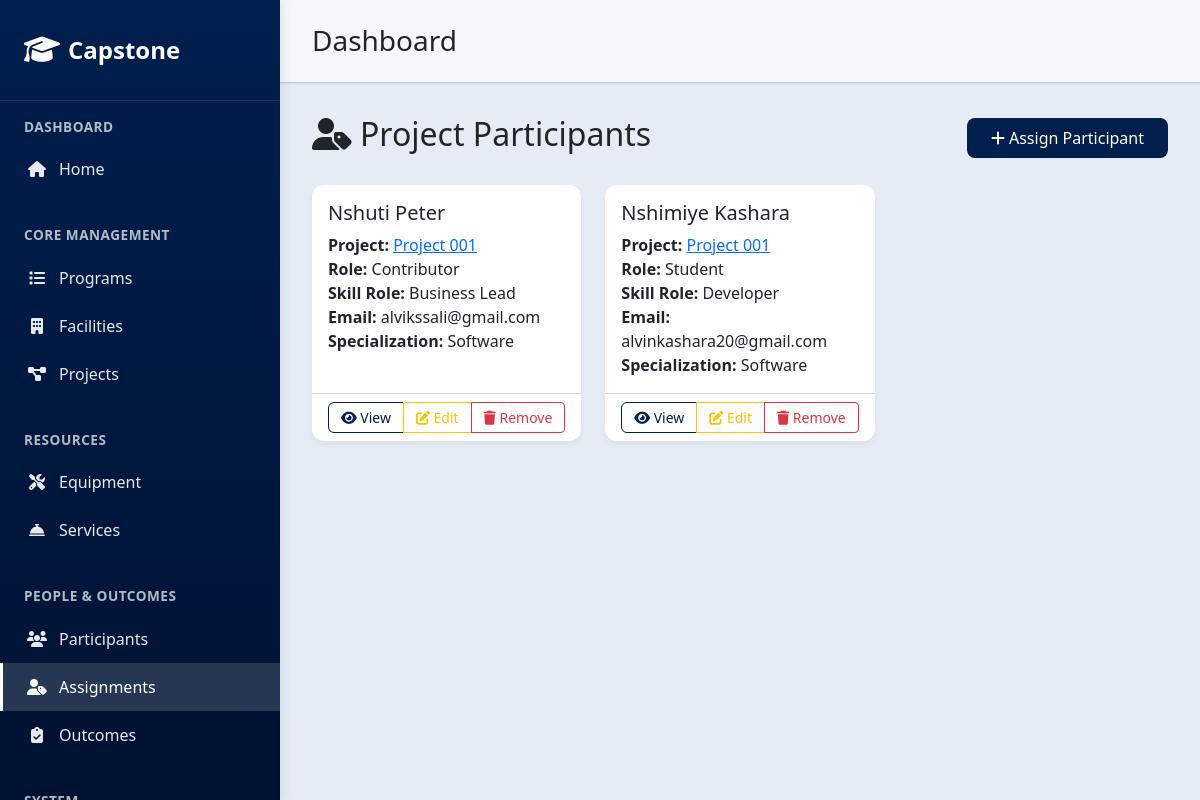
The app's page /projectparticipants/ with its own data.
### core/models.py (models this page shows, shortened)
class ProjectParticipant(models.Model):
    project = models.ForeignKey('Project', on_delete=models.CASCADE, related_name='project_participants')
    participant = models.ForeignKey('Participant', on_delete=models.CASCADE, related_name='project_participants')
    role_on_project = models.CharField(max_length=100, choices=(
        ('Student', 'Student'),
        ('Lecturer', 'Lecturer'),
        ('Contributor', 'Contributor'),
    ), default='Student')
    skill_role = models.CharField(max_length=100, choices=(
        ('Developer', 'Developer'),
        ('Engineer', 'Engineer'),
        ('Designer', 'Designer'),
        ('Business Lead', 'Business Lead'),
    ), default='Developer')
    class Meta:
        unique_together = ('project', 'participant')

class Participant(models.Model):
    participant_id = models.CharField(max_length=10, unique=True, blank=True, null=True)
    full_name = models.CharField(max_length=200, default='Unknown Participant')
    email = models.EmailField(unique=True, default='unknown@example.com')
    affiliation = models.CharField(max_length=100, choices=(
        ('CS', 'CS'),
        ('SE', 'SE'),
        ('Engineering', 'Engineering'),
        ('Other', 'Other'),
    ), default='Other')
    specialization = models.CharField(max_length=100, choices=(
        ('Software', 'Software'),
        ('Hardware', 'Hardware'),
        ('Business', 'Business'),
    ), default='Software')
    cross_skill_trained = models.BooleanField(default=False)
    institution = models.CharField(max_length=100, choices=(
        ('SCIT', 'SCIT'),
        ('CEDAT', 'CEDAT'),
        ('UniPod', 'UniPod'),
        ('UIRI', 'UIRI'),
        ('Lwera', 'Lwera'),
    ), default='SCIT')
    def __str__(self):
        return self.full_name

class Project(models.Model):
    project_id = models.CharField(max_length=10, unique=True, blank=True, null=True)
    program = models.ForeignKey('Program', on_delete=models.PROTECT, related_name='projects', null=True, blank=True)
    facility = models.ForeignKey('Facility', on_delete=models.PROTECT, related_name='projects', null=True, blank=True)
    title = models.CharField(max_length=200, default='New Project')
    nature_of_project = models.CharField(max_length=100, choices=(
        ('Research', 'Research'),
        ('Prototype', 'Prototype'),
        ('Applied', 'Applied'),
    ), default='Research')
    description = models.TextField(default='Project description')
    innovation_focus = models.CharField(max_length=255, blank=True, null=True)
    prototype_stage = models.CharField(max_length=100, choices=(
        ('Concept', 'Concept'),
        ('Prototype', 'Prototype'),
        ('MVP', 'MVP'),
        ('Market Launch', 'Market Launch'),
    ), blank=True, null=True)
    testing_requirements = models.TextField(blank=True, null=True)
    commercialization_plan = models.TextField(blank=True, null=True)
    def __str__(self):
        return self.title

### core/interfaces/controllers/project_participant_views.py (the view)
# urls.py: path('projectparticipants/', project_participant_views.ProjectParticipantListView.as_view(), name='projectparticipant_list'),
class ProjectParticipantListView(SearchFilterMixin, ListView):
    model = ProjectParticipant
    template_name = "core/projectparticipant_list.html"
    context_object_name = "projectparticipants"
    search_fields = ['project__title', 'participant__full_name', 'role_on_project']
    filter_fields = {
        'role_on_project': [],
        'skill_role': [],
        'project': [],
        'participant': [],
    }
    items_per_page = 15
    def __init__(self, **kwargs):
        super().__init__(**kwargs)
        self.filter_fields['role_on_project'] = get_model_field_choices(ProjectParticipant, 'role_on_project')
        self.filter_fields['skill_role'] = get_model_field_choices(ProjectParticipant, 'skill_role')
        self.filter_fields['project'] = get_related_model_choices(ProjectParticipant, 'project')
        self.filter_fields['participant'] = get_related_model_choices(ProjectParticipant, 'participant')
    def get_queryset(self):
        queryset = ProjectParticipant.objects.select_related('project', 'participant').all()
        search_query = self.get_search_query()
        queryset = self.apply_search(queryset, search_query)
        filter_params = self.get_filter_params()
        queryset = self.apply_filters(queryset, filter_params)
        return queryset.order_by('-id')
    def get_context_data(self, **kwargs):
        context = super().get_context_data(**kwargs)
        queryset = self.get_queryset()
        paginated_projectparticipants = self.get_paginated_queryset(queryset)
        context['projectparticipants'] = paginated_projectparticipants
        context['object_list'] = paginated_projectparticipants
        context['total_count'] = queryset.count()
        return context

### core/utils.py (called while the page is built, shortened)
def get_model_field_choices(model, field_name):
    field = model._meta.get_field(field_name)
    if hasattr(field, 'choices') and field.choices:
        return field.choices
    return []

def get_related_model_choices(model, field_name):
    field = model._meta.get_field(field_name)
    if hasattr(field, 'related_model'):
        related_model = field.related_model
        return [(obj.pk, str(obj)) for obj in related_model.objects.all()]
    return []

    def get_search_query(self):
        return self.request.GET.get('search', '').strip()

    def get_filter_params(self):
        filters = {}
        for field_name in self.filter_fields.keys():
            value = self.request.GET.get(field_name, '').strip()
            if value:
                filters[field_name] = value
        return filters

    def get_sort_param(self):
        sort_param = self.request.GET.get('sort', '').strip()
        if sort_param:
            field_name = sort_param.lstrip('-')
            if field_name in self.sortable_fields:
                return sort_param
        return None

    def get_items_per_page(self):
        try:
            per_page = int(self.request.GET.get('per_page', self.items_per_page))
            if per_page in [10, 15, 25, 50, 100]:
                return per_page
        except (ValueError, TypeError):
            pass
        return self.items_per_page

    def apply_search(self, queryset, search_query):
        if not search_query or not self.search_fields:
            return queryset

    def apply_filters(self, queryset, filter_params):
        for field_name, value in filter_params.items():
            if value:
                queryset = queryset.filter(**{field_name: value})
        return queryset

    def get_paginated_queryset(self, queryset):
        items_per_page = self.get_items_per_page()
        paginator = Paginator(queryset, items_per_page)
        page = self.request.GET.get('page', 1)
        try:
            objects = paginator.page(page)
        except PageNotAnInteger:
            objects = paginator.page(1)
        except EmptyPage:
            objects = paginator.page(paginator.num_pages)
        return objects

### core/templates/core/projectparticipant_list.html (shortened to what this page needs)
{% extends 'core/base.html' %}
{% block content %}
<div class="d-flex justify-content-between align-items-center mb-4">
  <h2><i class="fas fa-user-tag me-2"></i>Project Participants</h2>
  <a href="{% url 'projectparticipant_create' %}" class="btn btn-primary">
    <i class="fas fa-plus me-1"></i>Assign Participant
  </a>
</div>
{% if projectparticipants %}
  <div class="row">
    {% for pp in projectparticipants %}
      <div class="col-md-6 col-lg-4 mb-4">
        <div class="card h-100">
          <div class="card-body">
            <h5 class="card-title">{{ pp.participant.full_name }}</h5>
            <p class="card-text">
              <strong>Project:</strong> <a href="{% url 'project_detail' pp.project.pk %}">{{ pp.project.title }}</a><br>
              <strong>Role:</strong> {{ pp.role_on_project }}<br>
              <strong>Skill Role:</strong> {{ pp.skill_role }}<br>
              <strong>Email:</strong> {{ pp.participant.email }}<br>
              <strong>Specialization:</strong> {{ pp.participant.specialization }}
            </p>
          </div>
          <div class="card-footer bg-transparent">
            <div class="btn-group w-100" role="group">
              <a href="{% url 'projectparticipant_detail' pp.pk %}" class="btn btn-outline-primary btn-sm">
                <i class="fas fa-eye"></i> View
              </a>
              <a href="{% url 'projectparticipant_update' pp.pk %}" class="btn btn-outline-warning btn-sm">
                <i class="fas fa-edit"></i> Edit
              </a>
              <a href="{% url 'projectparticipant_delete' pp.pk %}" class="btn btn-outline-danger btn-sm">
                <i class="fas fa-trash"></i> Remove
              </a>
            </div>
          </div>
        </div>
      </div>
    {% endfor %}
  </div>
{% endif %}
{% endblock %}

### core/templates/core/base.html (style rules this page uses)
:root { --primary-blue: #001f4d; --light-blue: #274690; --dark-blue: #001233; --blue-hover: #003366; }
.card { border: none; border-radius: 12px; box-shadow: 0 4px 6px rgba(0, 0, 0, 0.05); transition: all 0.3s ease; background: white; }
.btn-primary { background: var(--primary-blue); border: none; border-radius: 8px; padding: 0.5rem 1.5rem; transition: all 0.3s ease; color: #fff; }
.btn-outline-primary { color: var(--primary-blue); border-color: var(--primary-blue); border-radius: 6px; background: #fff; }

### records on screen
ProjectParticipant: participant.full_name "Nshuti Peter", project "Project 001", role_on_project "Contributor", skill_role "Business Lead", participant.email "alvikssali@gmail.com", participant.specialization "Software"
ProjectParticipant: participant.full_name "Nshimiye Kashara", project "Project 001", role_on_project "Student", skill_role "Developer", participant.email "alvinkashara20@gmail.com", participant.specialization "Software"
